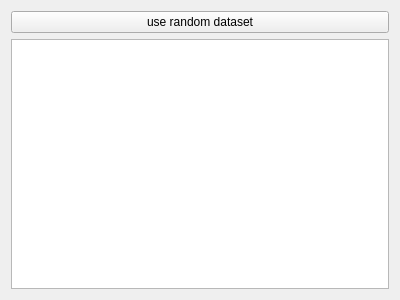
<?xml version="1.0" encoding="UTF-8"?>
<ui version="4.0">
 <class>LibraryPageWidget</class>
 <widget class="QWidget" name="LibraryPageWidget">
  <property name="geometry">
   <rect>
    <x>0</x>
    <y>0</y>
    <width>400</width>
    <height>300</height>
   </rect>
  </property>
  <property name="windowTitle">
   <string>Form</string>
  </property>
  <layout class="QVBoxLayout" name="verticalLayout_2">
   <item>
    <widget class="QPushButton" name="mRandomButton">
     <property name="text">
      <string>use random dataset</string>
     </property>
    </widget>
   </item>
   <item>
    <widget class="QListView" name="mLibraryListView"/>
   </item>
  </layout>
 </widget>
 <resources/>
 <connections/>
</ui>
